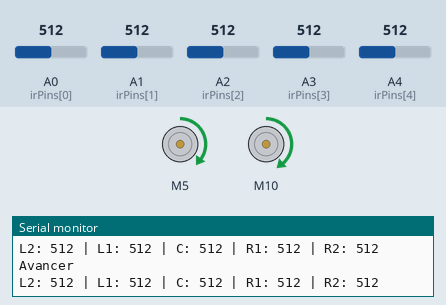
The sketch below on a simulated Arduino Uno, built with avr-gcc and run on an emulated ATmega328P. Parts: 2 × DC motor (green arrow = forward, orange = backward, longer = faster), the last lines printed to the serial monitor. The test bench sets the inputs (shaded band); at power-on: A0 (irPins[0]) = 512, A3 (irPins[3]) = 512, A1 (irPins[1]) = 512, A2 (irPins[2]) = 512, A4 (irPins[4]) = 512.

Above: at 1.2 s.
1.3 s: A0 (irPins[0]) set to 160
4.3 s: A0 (irPins[0]) set to 136
At 5.5 s:
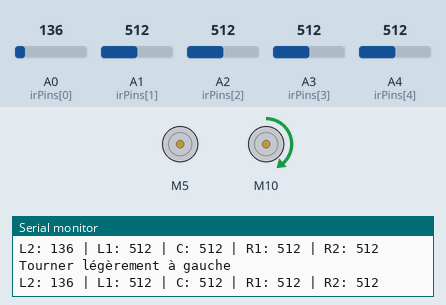
5.9 s: A3 (irPins[3]) set to 162
8.9 s: A3 (irPins[3]) set to 137
At 10.0 s:
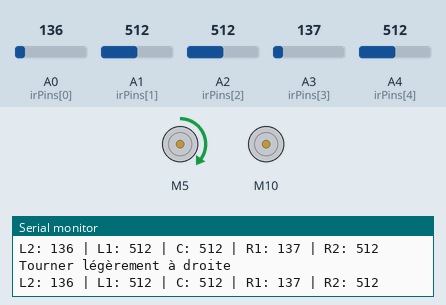
10.5 s: A1 (irPins[1]) set to 159
13.5 s: A1 (irPins[1]) set to 140
At 14.0 s:
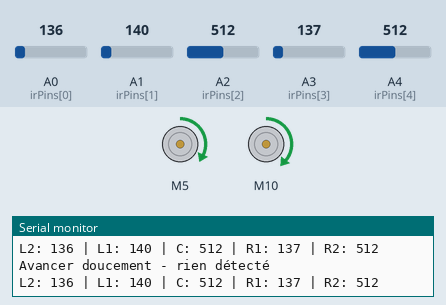
Timing chart, 0 to 16.1 s (numbered marks = the images above; inputs shaded):
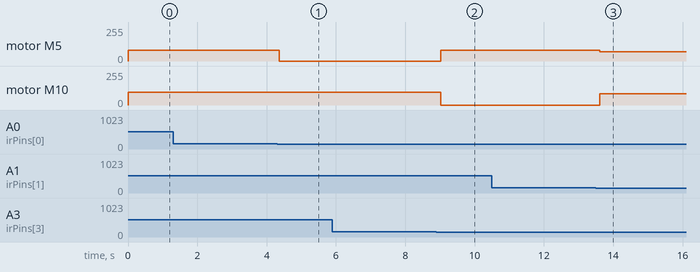

The sketch:

virage_90.ino
```cpp
#include "CytronMotorDriver.h"

// Capteurs : L2, L1, C, R1, R2
int irPins[5] = {A0, A1, A2, A3, A4};

// Moteurs
CytronMD leftMotor(PWM_PWM, 5, 6);
CytronMD rightMotor(PWM_PWM, 10, 11);

int seuil = 150; // seuil général
unsigned long lastTurnTime = 0;
const unsigned long turnCooldown = 500;

void setup() {
  Serial.begin(9600);
  for (int i = 0; i < 5; i++) {
    pinMode(irPins[i], INPUT);
  }
}

void loop() {
  int L2 = analogRead(irPins[0]);
  int L1 = analogRead(irPins[1]);
  int C  = analogRead(irPins[2]);
  int R1 = analogRead(irPins[3]);
  int R2 = analogRead(irPins[4]);

  Serial.print("L2: "); Serial.print(L2);
  Serial.print(" | L1: "); Serial.print(L1);
  Serial.print(" | C: ");  Serial.print(C);
  Serial.print(" | R1: "); Serial.print(R1);
  Serial.print(" | R2: "); Serial.println(R2);

  unsigned long now = millis();

  // === VIRAGE À 90° GAUCHE ===
  if ((R2 > seuil && R1 < seuil && C < seuil && L1 < seuil && L2 < seuil) && (now - lastTurnTime > turnCooldown)) {
    Serial.println("↪️ Virage 90° gauche");
    lastTurnTime = now;

    leftMotor.setSpeed(100);    // gauche avance
    rightMotor.setSpeed(-100);  // droite recule
    delay(300);

    leftMotor.setSpeed(0);
    rightMotor.setSpeed(0);
    delay(100);
    return;
  }

  // === VIRAGE À 90° DROITE ===
  if ((L2 > seuil && L1 < seuil && C < seuil && R1 < seuil && R2 < seuil) && (now - lastTurnTime > turnCooldown)) {
    Serial.println("↩️ Virage 90° droite");
    lastTurnTime = now;

    leftMotor.setSpeed(-100);   // gauche recule
    rightMotor.setSpeed(100);   // droite avance
    delay(300);

    leftMotor.setSpeed(0);
    rightMotor.setSpeed(0);
    delay(100);
    return;
  }

  // === SUIVI CLASSIQUE ===
  if ((L1 > seuil)&&(L2 > seuil) && (R1 > seuil)&&(R2 > seuil)) {
    leftMotor.setSpeed(80);
    rightMotor.setSpeed(94);
    Serial.println("Avancer");
  }
  else if (R1 > seuil) {
    leftMotor.setSpeed(0);
    rightMotor.setSpeed(94);
    Serial.println("Tourner légèrement à gauche");
  }
  else if ((R2 > seuil) && (C < seuil)) {
    leftMotor.setSpeed(0);
    rightMotor.setSpeed(154);
    Serial.println("Tourner fort à gauche");
  }
  else if (L1 > seuil) {
    leftMotor.setSpeed(80);
    rightMotor.setSpeed(0);
    Serial.println("Tourner légèrement à droite");
  }
  else if ((L2 > seuil) && (C < seuil)) {
    leftMotor.setSpeed(0);
    rightMotor.setSpeed(140);
    Serial.println("Tourner fort à droite");
  }
  else {
    leftMotor.setSpeed(70);
    rightMotor.setSpeed(84);
    Serial.println("Avancer doucement - rien détecté");
  }
}
```

Measured:
- the behaviour switches between 151 and 150 on A0 (irPins[0]) (found by bisection; images 0 and 1)
- the behaviour switches between 151 and 150 on A3 (irPins[3]) (found by bisection; images 1 and 2)
- the behaviour switches between 151 and 150 on A1 (irPins[1]) (found by bisection; images 2 and 3)
- after the input at 4.3 s, motor M5: forward 80/255 → stopped after 0.07 s
- after the input at 8.9 s, motor M5: stopped → forward 80/255 after 0.13 s; motor M10: forward 94/255 → stopped after 0.13 s
- after the input at 13.5 s, motor M5: forward 80/255 → forward 70/255 after 0.11 s; motor M10: stopped → forward 84/255 after 0.11 s
